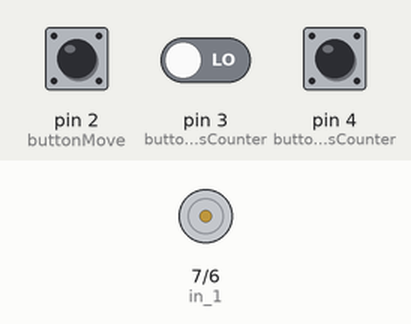
This sketch was run on a simulated Arduino Uno, built with avr-gcc and run on an emulated ATmega328P. Parts: motor-driver pin pairs drawn as motors (green arrow = first pin HIGH = forward, orange = second pin HIGH = backward, longer = more drive). The inputs (shaded band) are chosen by the test bench; at power-on: pin 2 (buttonMove) LOW, pin 3 (buttonPlusCounter) LOW, pin 4 (buttonMinusCounter) LOW. What the sketch prints to the serial monitor is not drawn.

Above: at 1.2 s.
1.3 s: pin 2 (buttonMove) pulled HIGH for 3.2 s
9.2 s: pin 2 (buttonMove) driven HIGH and pin 3 (buttonPlusCounter) driven HIGH
12.2 s: pin 2 (buttonMove) driven LOW
13.7 s: pin 2 (buttonMove) driven HIGH
Timing chart, 0 to 17.7 s (numbered marks = the images above; inputs shaded):
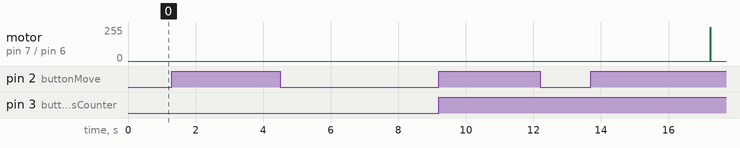

Measured:
- after the input at 12.2 s, every drawn part: stays the same
- after the input at 13.7 s, motor on pin 7 (in_1) / pin 6 (in_2): stopped → forward 255/255 after 3.5 s, → stopped 0.01 s later

The sketch:

DCMotor_Controller.ino
```cpp
/*
This code works on 2-button-step 1 axis travelling motion controller,
positive parabolic direction.
QUADRATIC PROGRESS
*/

#include <math.h>

const int in_1 = 7;
const int in_2 = 6;
const int buttonMove = 2;
const int buttonPlusCounter = 3;
const int buttonMinusCounter = 4;
int buttonStateMove = 0;
int buttonStateCounterPlus = 0;
int buttonStateCounterMinus = 0;
double Counter = 1;
double v = 1; //Variable
double m = 0.1; //Modifier

void setup() {
  Serial.begin(9600);
  pinMode(buttonMove, INPUT);
  pinMode(buttonPlusCounter, INPUT);
  pinMode(buttonMinusCounter, INPUT);
  pinMode(in_1, OUTPUT);
  pinMode(in_2, OUTPUT);
}

void loop() {
  buttonStateMove = digitalRead(buttonMove);
  buttonStateCounterPlus = digitalRead(buttonPlusCounter);
  buttonStateCounterMinus = digitalRead(buttonMinusCounter);
  if (buttonStateCounterPlus == HIGH) {
    v = v + 1;
    Counter = m*(v*v);
    Serial.print ("Mudança de progressão de movimento para ");
    Serial.println (Counter);
    Serial.print ("ms");
    delay (500);
  }
  if (buttonStateCounterMinus == HIGH) {
    v = v - 1;
    Counter = m*(v*v);
    Serial.print ("Mudanca para ");
    Serial.println (Counter);
    delay (500);
  }
  if (buttonStateMove == HIGH){
    //delay (500);
     //MOTOR DIRECTION 01 V01
    digitalWrite(in_1, HIGH);
    digitalWrite(in_2, LOW);
    delay (Counter);
    //stop
    digitalWrite(in_1, LOW);
    digitalWrite(in_2, LOW);
    delay (1000);
    Serial.print ("Movimento a ");
    Serial.println (Counter);
    Serial.print ("ms");
  }
}
```
